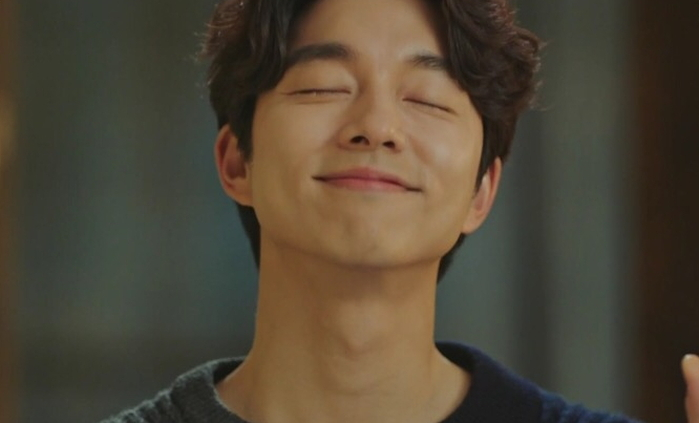
#> input picture src/server/images/sample/Face2.jpg, 699 x 423 px, given in place of Point Light 1.jpg, which was not available
$ python light_direction_comparison_using_DCT.py   (older library calls are emulated)
#> lines starting #> are read from the running program, lines starting #| are printed output that depends on the picture; pictures that were not available may be replaced by others from this repository, and a replacement may not be noted
from PIL import Image
import numpy as np
from scipy import fftpack
import cv2
import pandas as pd

# https://github.com/opencv/opencv/tree/master/data/haarcascades
face_cascade = cv2.CascadeClassifier(
    './haarcascades/haarcascade_frontalface_default.xml')


def load_point_light(i):
#> called with i = 1
    path = "../images/point_light/Point Light " + str(i) + ".jpg"
    img = cv2.imread(path)
#> img is the input picture: shape (423, 699, 3); mean B, G, R 54.7, 70.7, 80.5

    return img


def face_detect(img, grayImage, i):
    path = "../images/face/Face" + str(i) + ".jpg"
    faces = face_cascade.detectMultiScale(grayImage, 1.03, 5)

    for (x, y, w, h) in faces:
        cropped = img[y:y + h, x:x + h]

    cv2.imwrite(path, cropped)


def get_image(path='../images/sample/Face1.jpg', size=(128, 128)):
    image = Image.open(path)
    img_color = image.resize(size, 1)
    img_grey = img_color.convert('L')
    img = np.array(img_grey, dtype=np.float)

    return img

def get_2D_dct(img):
    """ Get 2D Cosine Transform of Image
    """
    return fftpack.dct(fftpack.dct(img.T, norm='ortho').T, norm='ortho')

def get_2d_idct(coefficients):
    """ Get 2D Inverse Cosine Transform of Image
    """
    return fftpack.idct(fftpack.idct(coefficients.T, norm='ortho').T, norm='ortho')


def get_reconstructed_image(raw):
    img = raw.clip(0, 255)
    img = img.astype('uint8')
    img = Image.fromarray(img)
    return img


def similarity(img1, img2):
    count = 0
    for i in range(250):
        for j in range(250):
            if (img1[i][j] == img2[i][j]):
                count += 1

    similarity = count / (250 * 250)
    print(similarity)

    return similarity

if __name__ == '__main__':
    for i in range(1,10):
        img = load_point_light(i)
        grayTarget = cv2.cvtColor(img, cv2.COLOR_BGR2GRAY)
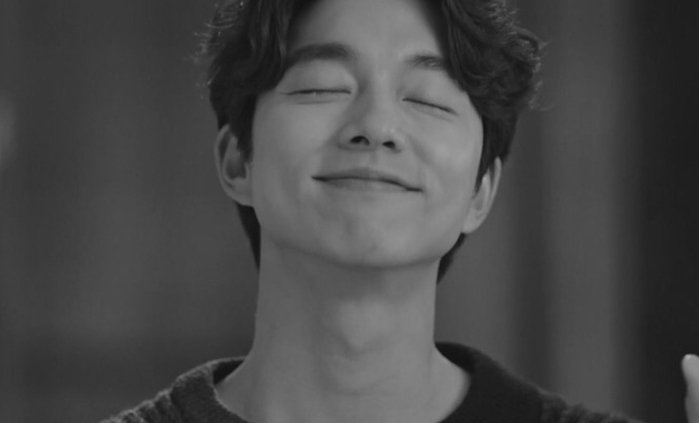
#> grayTarget: shape (423, 699); min 16, max 175, mean 71.8
        face_detect(img, grayTarget, i)
#> in face_detect, `faces = face_cascade.detectMultiScale(grayImage, 1.03, 5)`: faces = [[270, 8, 213, 213]]
#> the loop in face_detect, `for (x, y, w, h) in faces:` made 1 pass
#> pass 1, in face_detect, `cropped = img[y:y + h, x:x + h]`:
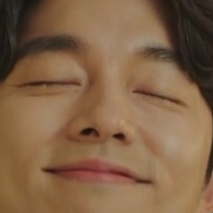
#> cropped: shape (213, 213, 3); mean B, G, R 70.9, 98.6, 129.8
#> pass 2 of the loop `for i in range(1,10):`:
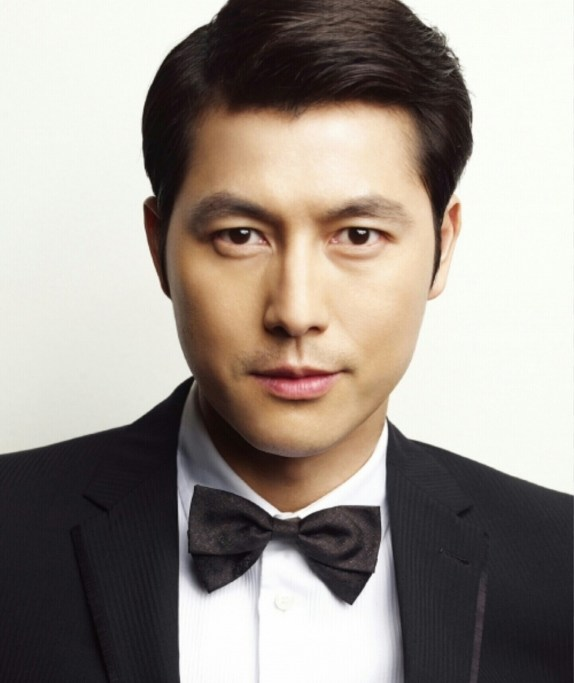
#> input picture src/server/images/sample/Face4.jpg, 574 x 683 px, given in place of Point Light 2.jpg, which was not available
#> in load_point_light, img is the input picture: shape (683, 574, 3); mean B, G, R 139.9, 147.3, 155.6
#> `grayTarget = cv2.cvtColor(img, cv2.COLOR_BGR2GRAY)`:
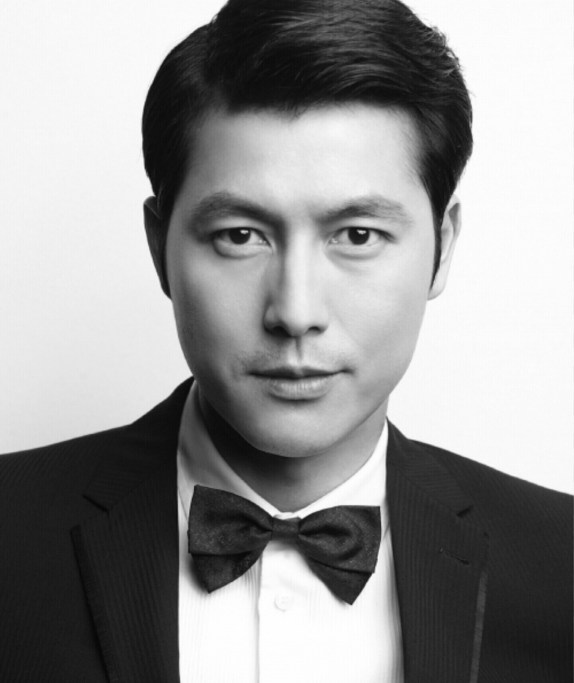
#> grayTarget: shape (683, 574); min 5, max 255, mean 148.9
#> faces = [[138, 109, 321, 321]]
#> the loop in face_detect (call 2), `for (x, y, w, h) in faces:` made 1 pass
#> pass 1, in face_detect (call 2), `cropped = img[y:y + h, x:x + h]`:
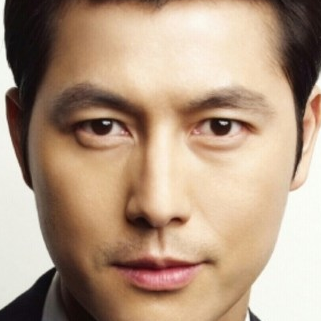
#> cropped: shape (321, 321, 3); mean B, G, R 130.7, 153, 178.8
#> (the run stopped early here; a loop or call above may not have finished)
